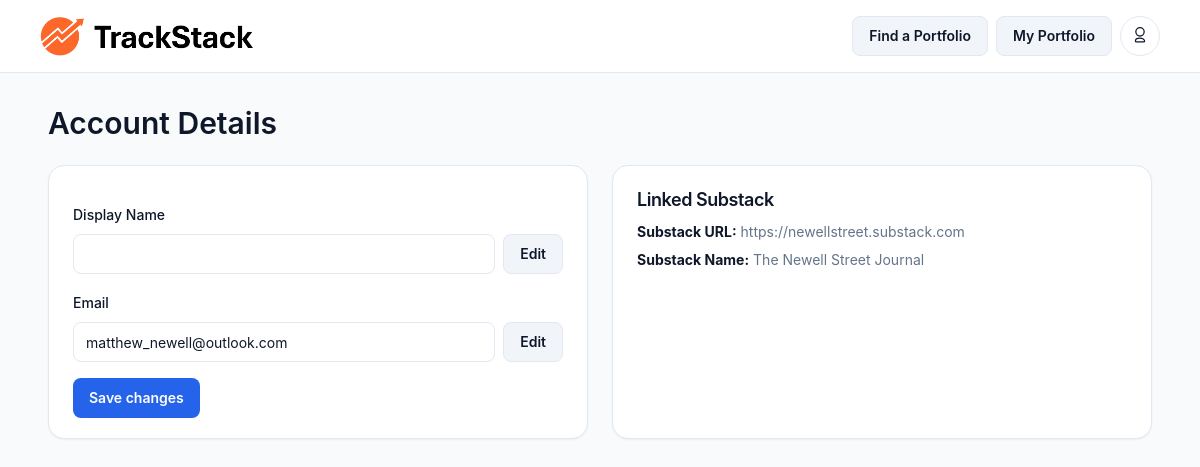
Page /portfolios/account/ (signed in) on the earlier database version.
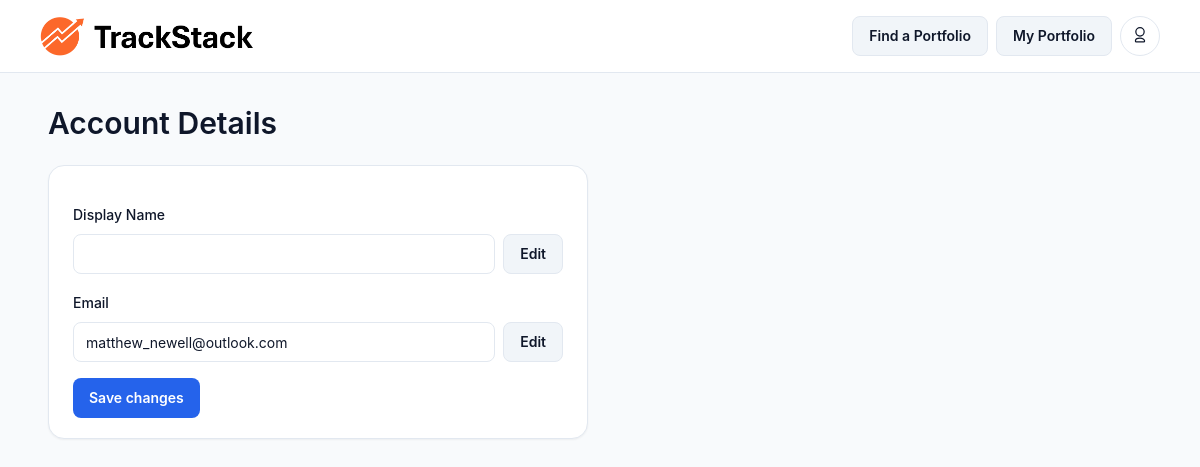
Same page on the later database version.
### portfolios/models.py (models this page shows, shortened)
class Portfolio(models.Model):
    user = models.OneToOneField(
        User, on_delete=models.CASCADE, related_name="portfolio"
    )
    name = models.CharField(max_length=100)
    substack_url = models.URLField(unique=True, blank=True, null=True)
    short_description = models.CharField(max_length=200, blank=True, null=True)
    cash_balance = models.DecimalField(
        max_digits=20,
        decimal_places=2,
        default=Decimal("100000.00"),
        validators=[MinValueValidator(0)],
    )
    holdings = JSONField(default=dict)
    benchmarks = JSONField(default=list)
    is_private = models.BooleanField(default=False)
    created_at = models.DateTimeField(auto_now_add=True)

### portfolios/views.py (the view)
# urls.py: path("account/", views.account_details, name="account-details"),
@login_required
def account_details(request):
    portfolio = Portfolio.objects.filter(user=request.user).first()
    if request.method == "POST":
        form = AccountForm(request.POST, instance=request.user)
        old_email = request.user.email
        if form.is_valid():
            user = request.user
            new_display = form.cleaned_data.get("display_name", "")
            new_email = form.cleaned_data.get("email") or old_email
            email_changed = new_email.lower() != old_email.lower()
            if new_display != user.first_name:
                user.first_name = new_display
                user.save(update_fields=["first_name"])
            if email_changed:
                code = f"{random.randint(0, 999999):06d}"
                request.session["pending_email_change"] = {
                    "new_email": new_email,
                    "code": code,
                }
                send_email(
                    "Verify your new email",
                    f"Your verification code is {code}",
                    [new_email],
                    fail_silently=True,
                )
                return redirect("portfolios:account-verify-email")
            return redirect("portfolios:account-details")
    else:
        form = AccountForm(instance=request.user)
    return render(
        request,
        "portfolios/account_details.html",
        {"portfolio": portfolio, "form": form},
    )

### portfolios/forms.py (shortened to what this page needs)
class AccountForm(forms.ModelForm):
    display_name = forms.CharField(
        label="Display Name",
        max_length=150,
        required=False,
        widget=forms.TextInput(attrs={"class": "input flex-1"}),
    )
    class Meta:
        model = get_user_model()
        fields = ["email"]
        widgets = {
            "email": forms.EmailInput(attrs={"class": "input flex-1"})
        }
    def __init__(self, *args, **kwargs):
        super().__init__(*args, **kwargs)
        self.fields["display_name"].initial = self.instance.first_name

### templates/portfolios/account_details.html (shortened to what this page needs)
{% extends "portfolios/base.html" %}
{% block content %}
  <div class="space-y-6">
    <h1 class="text-3xl font-semibold">Account Details</h1>
    <div class="grid gap-6 lg:grid-cols-2">
      <div class="card">
        <div class="card-content space-y-4">
          <form method="post" class="space-y-4">
            <div class="space-y-2">
              <label for="{{ form.display_name.id_for_label }}">Display Name</label>
              <div class="flex gap-2">
                {{ form.display_name }}
                <button type="button" class="btn-secondary" id="edit-display-name">Edit</button>
              </div>
            </div>
            <div class="space-y-2">
              <label for="{{ form.email.id_for_label }}">Email</label>
              <div class="flex gap-2">
                {{ form.email }}
                <button type="button" class="btn-secondary" id="edit-email">Edit</button>
              </div>
            </div>
            <button type="submit" class="btn-primary" id="save-btn" disabled>Save changes</button>
          </form>
        </div>
      </div>
      <div>
        {% if portfolio %}
        <div class="card h-full">
          <div class="card-content space-y-2">
            <h2 class="section-title">Linked Substack</h2>
            <p class="muted"><strong class="text-text">Substack URL:</strong> {{ portfolio.substack_url }}</p>
            <p class="muted"><strong class="text-text">Substack Name:</strong> {{ portfolio.name }}</p>
          </div>
        </div>
        {% endif %}
      </div>
    </div>
  </div>
{% endblock %}

Differences in the rows shown:
removed Portfolio: substack_url "https://newellstreet.substack.com", name "The Newell Street Journal"
Other differences:
text no longer shown: "Linked Substack Substack URL: Substack Name:"
